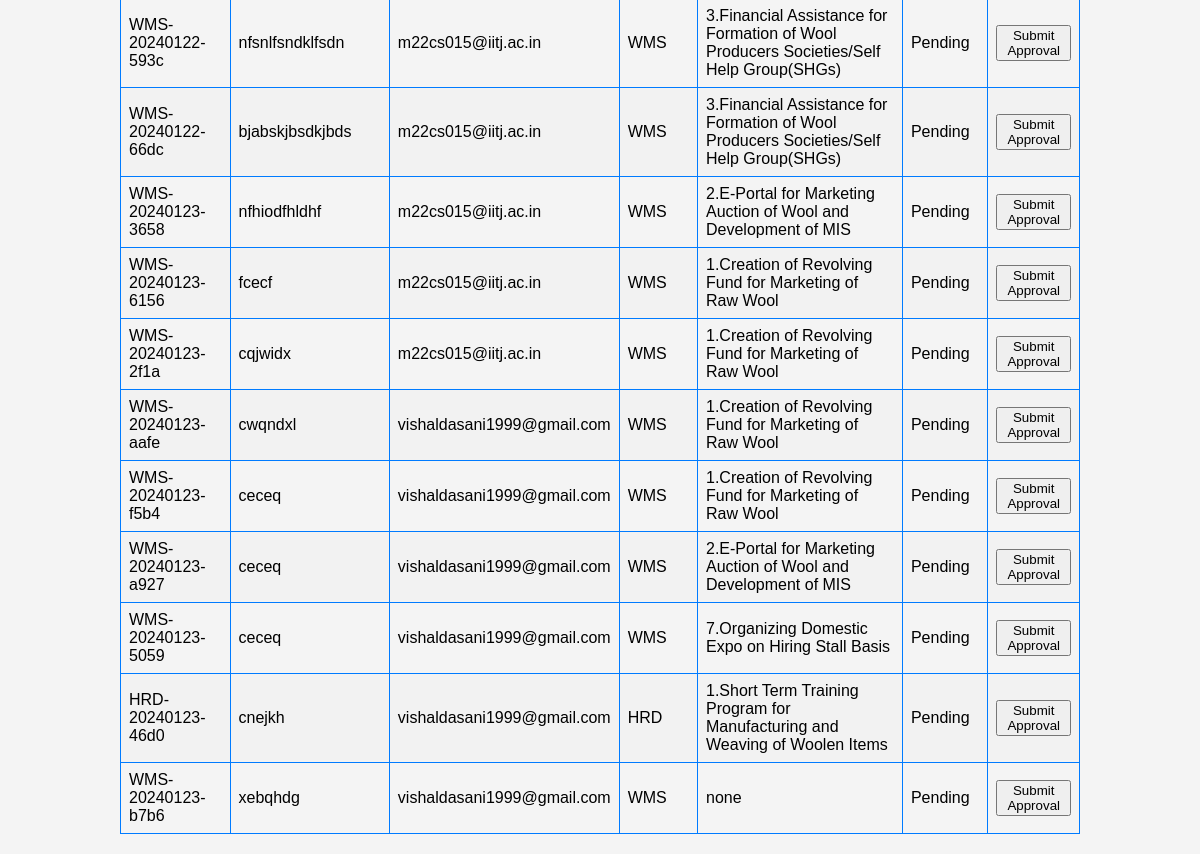
The page /staff_dashboard/all-proposals/ (signed in, lower part) on the database as committed earlier.
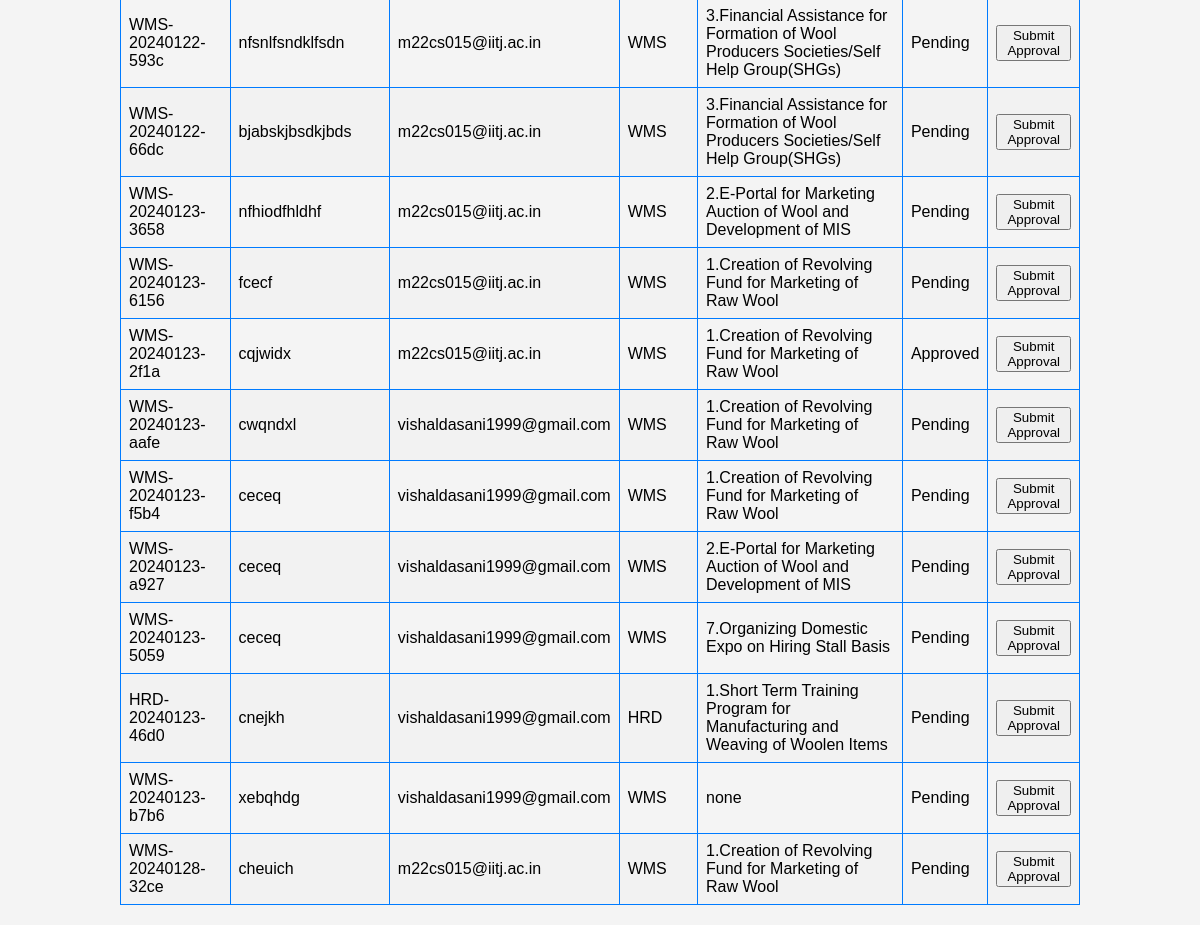
The same page on the database as committed later.
### authapp/models.py (models this page shows, shortened)
class Proposal(models.Model):
    STATUS_CHOICES = [
        ('Pending', 'Pending'),
        ('Approved', 'Approved'),
        ('Completed', 'Completed'),
        ('Rejected', 'Rejected'),
        ('Resubmit','Resubmit')
    ]
    user = models.ForeignKey(settings.AUTH_USER_MODEL, on_delete=models.CASCADE)
    name_and_address = models.TextField()
    project_scheme = models.CharField(max_length=20)
    scheme_component = models.CharField(max_length=100)
    nature_of_applicant = models.CharField(max_length=50)
    other_nature = models.CharField(max_length=50, blank=True, null=True)
    brief_of_agency = models.TextField()
    objectives_of_project = models.TextField()
    brief_of_project = models.TextField()
    justification_of_project = models.TextField()
    methodology_of_project = models.TextField()
    expected_outcome = models.FileField(upload_to='excel_files/', blank=True, null=True)
    scenario_change = models.TextField()
    beneficiaries = models.FileField(upload_to='excel_files/', blank=True, null=True)
    mode_of_selection = models.TextField()
    component_wise_cost = models.FileField(upload_to='excel_files/', blank=True, null=True)
    component_wise_duration = models.FileField(upload_to='excel_files/', blank=True, null=True)
    location_of_project = models.CharField(max_length=100)
    associated_agency = models.TextField()
    bank_details = models.TextField()
    nodal_officer_details = models.TextField()
    other_info = models.TextField()
    status = models.CharField(max_length=20, choices=STATUS_CHOICES, default='Pending')
    total_fund_allocated = models.DecimalField(max_digits=20, decimal_places=2,blank=True,null=True)
    project_sanction_letter = models.FileField(upload_to='sanction_letters/',null=True)
    Approved_by=models.CharField(max_length=50,null=True,blank=True)
    project_report = models.FileField(upload_to='pdf_files/', blank=True, null=True)
    covering_letter = models.FileField(upload_to='pdf_files/', blank=True, null=True)
    unique_id = models.CharField(max_length=8, unique=True)
    created_at = models.DateTimeField(auto_now_add=True)
    total_duration = models.IntegerField(blank=True, null=True)
    goals = models.JSONField(default=dict)

class CustomUser(AbstractBaseUser, PermissionsMixin):
    AGENCY_NATURE_CHOICES = [
        ("Central Federations", "Central Federations"),
        ("State Federations", "State Federations"),
        ("Central Sheep & Wool Boards", "Central Sheep & Wool Boards"),
        ("State Sheep & Wool Boards", "State Sheep & Wool Boards"),
        ("UT Govt. Sheep & Wool Boards", "UT Govt. Sheep & Wool Boards"),
        ("UT Govt. Sheep & Wool Federations", "UT Govt. Sheep & Wool Federations"),
        ("State Govt. Corporations Federations", "State Govt. Corporations Federations"),
        ("Central Departments", "Central Departments"),
        ("State Departments", "State Departments"),
        ("UT Statutory Departments", "UT Statutory Departments"),
        ("Autonomous and Advisory Bodies Departments", "Autonomous and Advisory Bodies Departments"),
        ("State Cooperative Departments", "State Cooperative Departments"),
        ("UT Cooperative Departments", "UT Cooperative Departments"),
        ("Central Govt Cooperative Departments", "Central Govt Cooperative Departments"),
        ("Central Govt Animal Husbandry Department", "Central Govt Animal Husbandry Department"),
        ("State Govt. Animal Husbandry Department", "State Govt. Animal Husbandry Department"),
        ("UT Animal Husbandry Department", "UT Animal Husbandry Department"),
        ("State Industries Department", "State Industries Department"),
        ("Central Industries Department", "Central Industries Department"),
        ("UT Industries Department", "UT Industries Department"),
        ("Central Organizations", "Central Organizations"),
        ("State Organizations", "State Organizations"),
        ("UT Government Organizations", "UT Government Organizations"),
        ("Universities of State", "Universities of State"),
        ("Universities of Central Govt", "Universities of Central Govt"),
        ("Universities of UT", "Universities of UT"),
        ("Govt. marketing event organizers", "Govt. marketing event organizers"),
        ("Central Research & Development Institutions", "Central Research & Development Institutions"),
        ("State Research & Development Institutions", "State Research & Development Institutions"),
        ("UT Govts. Autonomous Research & Development Institutions", "UT Govts. Autonomous Research & Development Institutions"),
        ("Statutory Bodies Research & Development Institutions", "Statutory Bodies Research & Development Institutions"),
        ("Textiles Research Associations (TRAs)", "Textiles Research Associations (TRAs)"),
    ]
    is_staff = models.BooleanField(default=False)
    is_active = models.BooleanField(default=True)
    date_joined = models.DateTimeField(default=timezone.now)
    agency_name = models.CharField(max_length=100,blank=False,null=False,default="")
    agency_nature = models.CharField(
        max_length=100, choices=AGENCY_NATURE_CHOICES, default='Central Federations')
    registration_number = models.CharField(max_length=100, blank=True, null=True)
    address = models.TextField(default="",blank=False,null=False)
    pincode = models.CharField(max_length=10,blank=False,null=False,default="")
    contact_person_name = models.CharField(max_length=100,blank=False,null=False,default="")
    contact_person_designation = models.CharField(max_length=100,blank=False,null=False,default="")
    email = models.EmailField(_("email address"), unique=True,default="")
    contact_person_mobile = models.CharField(max_length=12,blank=False,null=False,default="")
    USERNAME_FIELD = "email"
    REQUIRED_FIELDS = []
    objects = CustomUserManager()
    def __str__(self):
        return self.email

### authapp/views.py (the view)
# urls.py: path('staff_dashboard/all-proposals/', views.all_proposal_details, name='all_proposal_details'),
@user_passes_test(lambda u: u.is_staff or u.is_superuser)
def all_proposal_details(request):
    proposals = Proposal.objects.all()
    return render(request, 'staff_template/admin_proposal_list.html', {'proposals': proposals})

### templates/staff_template/admin_proposal_list.html (shortened to what this page needs)
<!DOCTYPE html>
<html>
<head>
</head>
<body>
    <table>
        {% for proposal in proposals %}
            <tr>
                <td>{{ proposal.unique_id }}</td>
                <td>{{proposal.name_and_address}}</td>
                <td>{{proposal.user}}</td>
                <td>{{ proposal.project_scheme }}</td>
                <td>{{proposal.scheme_component}}</td>
                <td>{{ proposal.status }}</td>
                <td>
                    <form method="post" action="{% url 'authapp:submit_approval' proposal.unique_id %}">
                        <button type="submit" class="btn btn-primary">Submit Approval</button>
                    </form>
                </td>
            </tr>
        {% endfor %}
    </table>
</body>
</html>

Rows that differ between the two databases and show on the page:
changed Proposal "WMS-20240123-2f1a": status "Pending" → "Approved"
added Proposal: unique_id "WMS-20240128-32ce", name_and_address "cheuich", user "m22cs015@iitj.ac.in", project_scheme "WMS", scheme_component "1.Creation of Revolving Fund for Marketing of Raw Wool", status "Pending"
